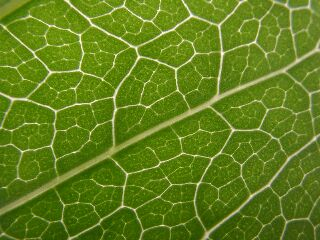
#> input picture img/01.jpg, 320 x 240 px; its folder holds only this picture in this run
$ python main.py
#> lines starting #> are read from the running program, lines starting #| are printed output that depends on the picture
import cv2
import matplotlib.pyplot as plt
import glob


def analyze_veins(img):
    for i in range(0, img.shape[0]):
        for j in range(0, img.shape[1]):
            #gre = img[i, j, 2] / img[i, j, 1] * 100
            if img[i, j, 2] < 30 or img[i, j, 0] < 130:
                img[i, j] = [0, 0, 0]
            else:
                img[i, j] = [0, 255, 255]
    return img


if __name__ == '__main__':
    files = glob.glob('../img/*')
    for file in files:
        img = cv2.imread(file)
#> img is the input picture: shape (240, 320, 3); mean B, G, R 27.9, 127.9, 97.7
        col_img = cv2.cvtColor(img, cv2.COLOR_BGR2RGB)
        artifact = analyze_veins(col_img)
#> after the loop in analyze_veins, `for i in range(0, img.shape[0]):`:
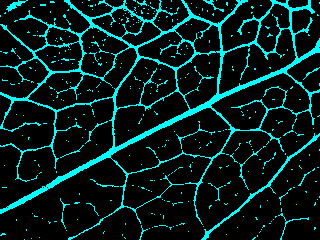
#> img: shape (240, 320, 3); mean R, G, B 0, 32.8, 32.8
        artifacts_folder = '../artifacts/' + file.split('/')[2]
        cv2.imwrite(artifacts_folder, artifact)

$ run again, on img/02.jpg
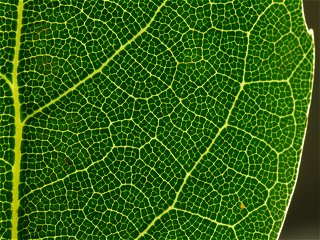
#> input picture img/02.jpg, 320 x 240 px
#> img is the input picture: shape (240, 320, 3); mean B, G, R 17.8, 98.4, 49.4
#> after the loop in analyze_veins, `for i in range(0, img.shape[0]):`:
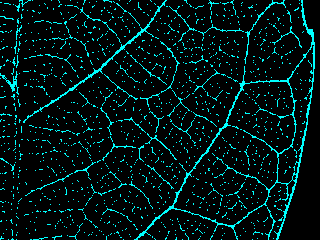
#> img: shape (240, 320, 3); mean R, G, B 0, 23, 23

$ run again, on img/04.jpg
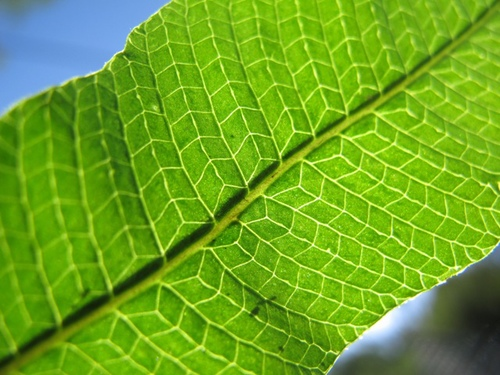
#> input picture img/04.jpg, 500 x 375 px
#> img is the input picture: shape (375, 500, 3); mean B, G, R 33.8, 165.1, 108.1
#> after the loop in analyze_veins, `for i in range(0, img.shape[0]):`:
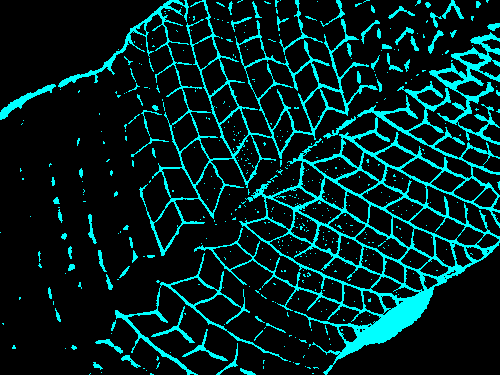
#> img: shape (375, 500, 3); mean R, G, B 0, 36.3, 36.3

$ run again, on img/05.jpg
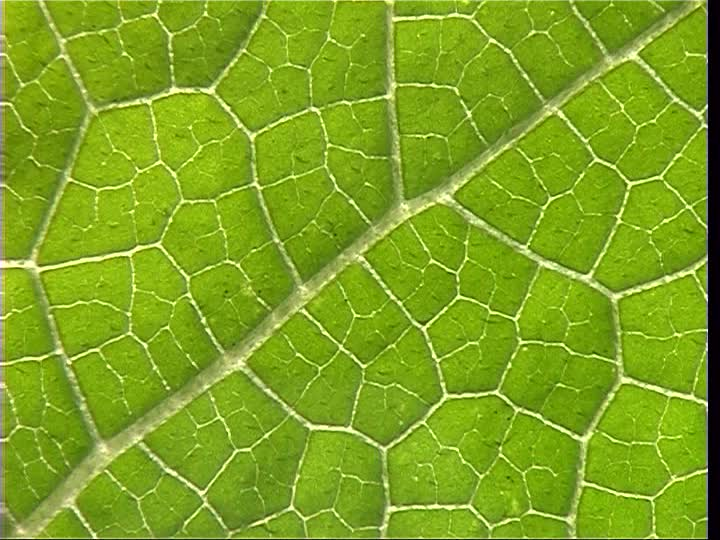
#> input picture img/05.jpg, 720 x 540 px
#> img is the input picture: shape (540, 720, 3); mean B, G, R 30.8, 164, 126.6
#> after the loop in analyze_veins, `for i in range(0, img.shape[0]):`:
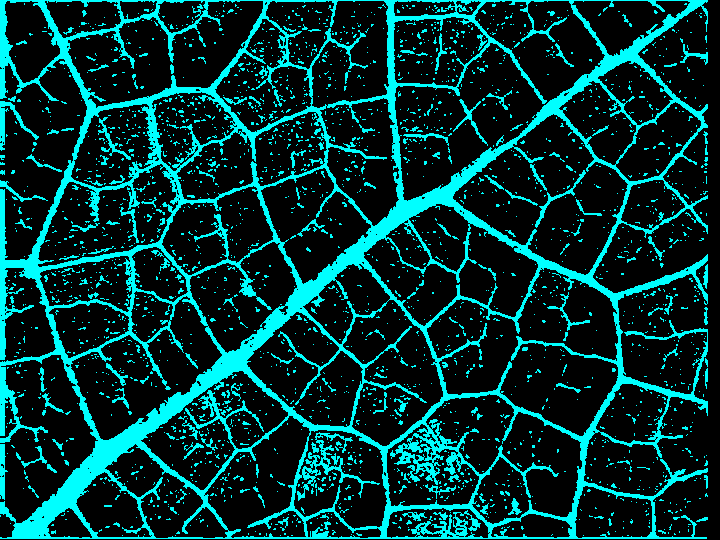
#> img: shape (540, 720, 3); mean R, G, B 0, 53.2, 53.2
